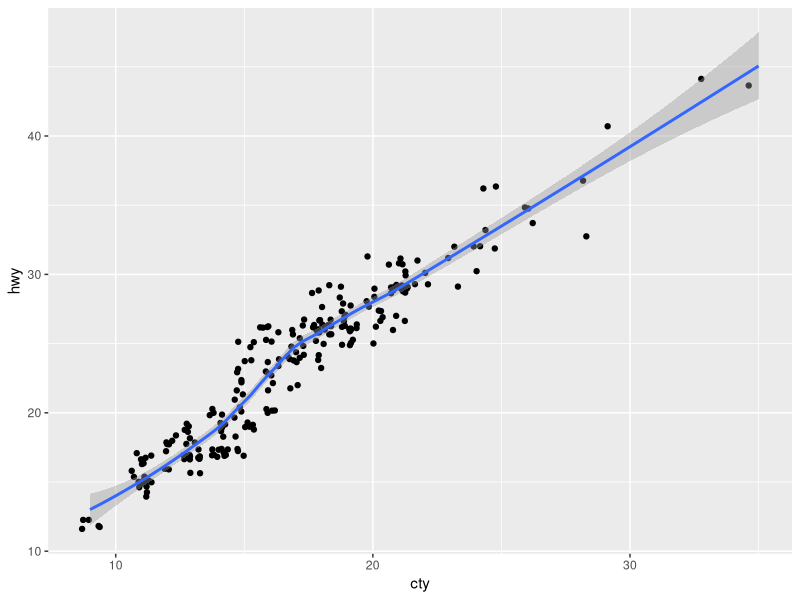

The R source for this figure:
library(ggplot2)
ggplot(data = mpg, mapping = aes(x = cty, y = hwy)) +
    geom_jitter() +
    geom_smooth(se = TRUE)
    

